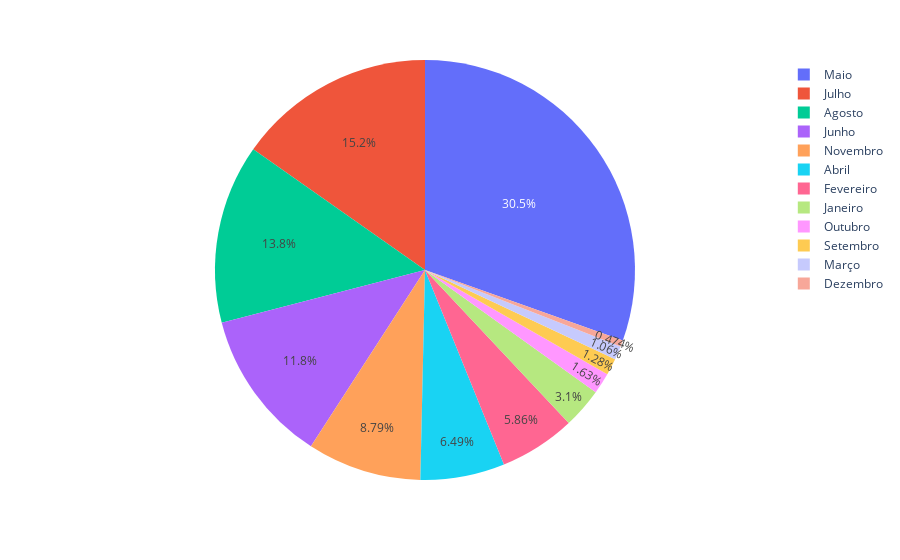

Write notebook code for a chart like this one.
### Code cell
labels = data['month'].value_counts().index
values = data['month'].value_counts().values

fig = px.pie(data, values= values, names= labels)
fig.update_traces(textposition='inside')
fig.update_layout(uniformtext_minsize=12, uniformtext_mode='show')
fig.show()

### Figure 1 — Plotly figure (JSON) as saved in the notebook; plotly's stock layout.template omitted (floating-point values rounded to 4 significant figures)
{"data": [{"domain": {"x": [0, 1], "y": [0, 1]}, "hovertemplate": "label=%{label}<br>value=%{value}<extra></extra>", "labels": ["Maio", "Julho", "Agosto", "Junho", "Novembro", "Abril", "Fevereiro", "Janeiro", "Outubro", "Setembro", "Março", "Dezembro"], "legendgroup": "", "name": "", "showlegend": true, "textposition": "inside", "type": "pie", "values": [13762, 6890, 6235, 5341, 3970, 2932, 2649, 1403, 738, 579, 477, 214]}], "layout": {"legend": {"tracegroupgap": 0}, "margin": {"t": 60}, "uniformtext": {"minsize": 12, "mode": "show"}}}
